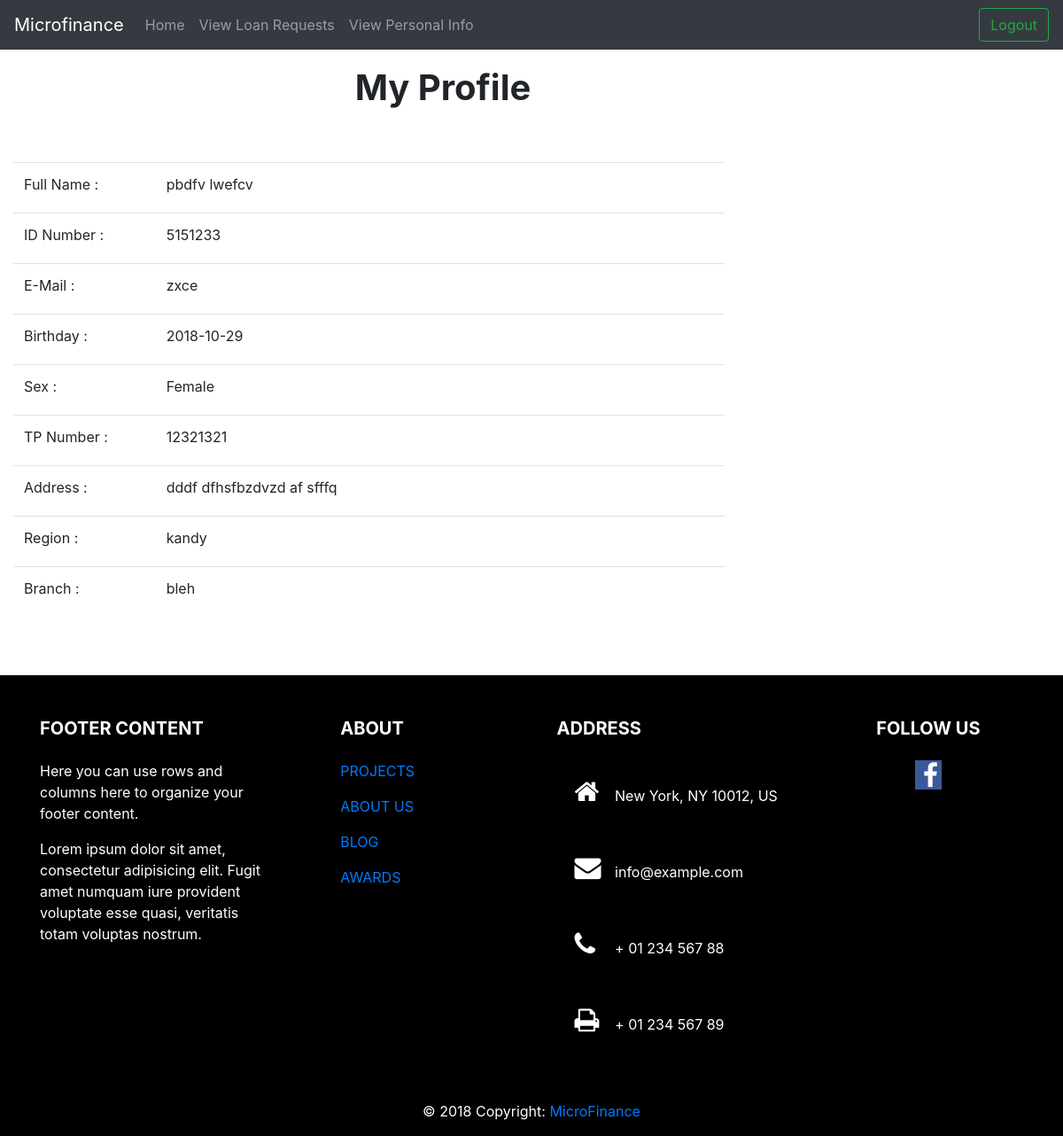
The page /Officer/viewpdetails.php (signed in) on the database as committed earlier.
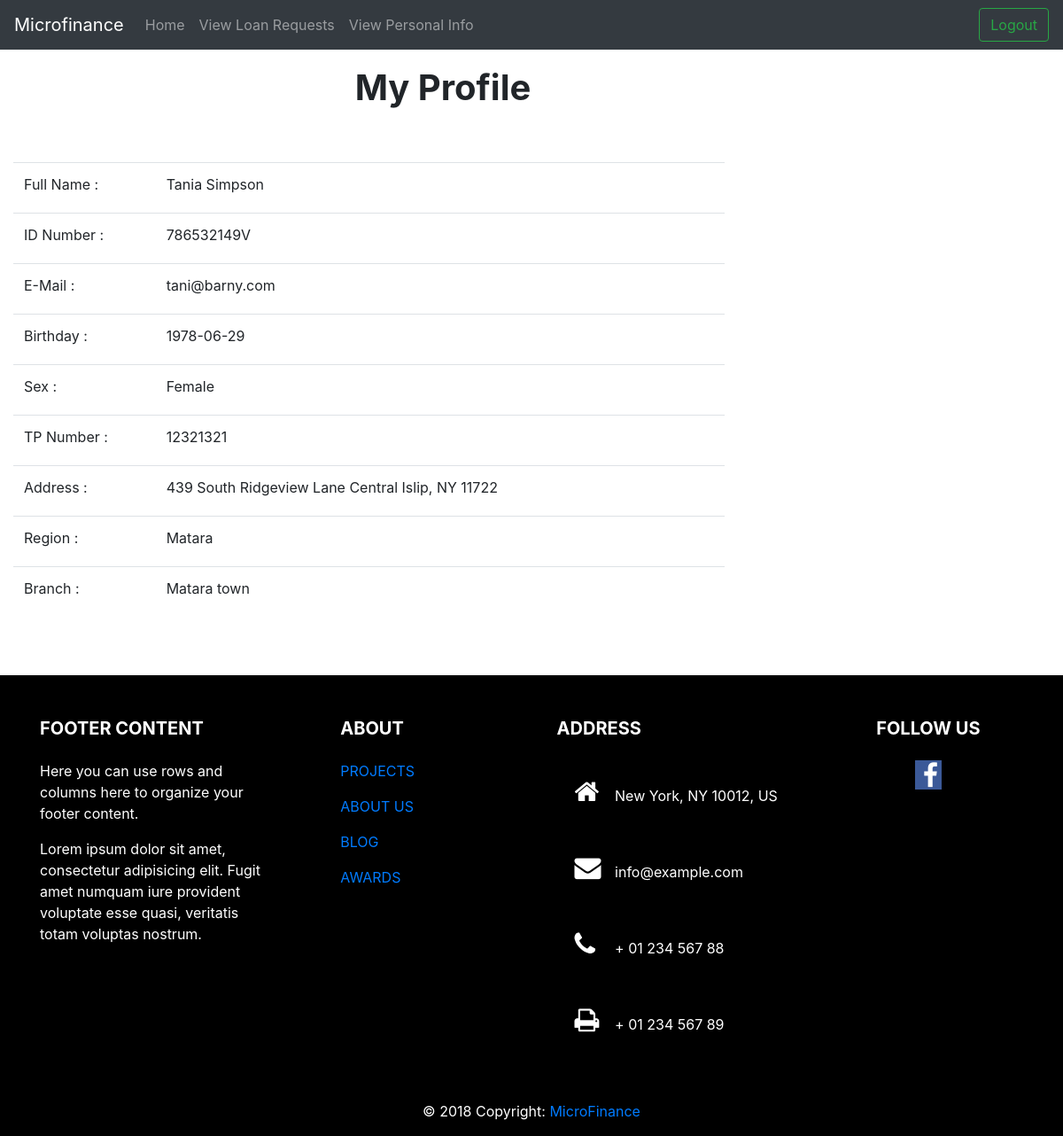
The same page on the database as committed later.
### tables this page shows
CREATE TABLE `officers` (
  `officer_id` int(10) NOT NULL,
  `first_name` varchar(15) DEFAULT NULL,
  `last_name` varchar(15) DEFAULT NULL,
  `email` varchar(30) DEFAULT NULL,
  `birthday` date DEFAULT NULL,
  `nic` varchar(11) DEFAULT NULL,
  `tele_phone` int(10) DEFAULT NULL,
  `address` text,
  `gender` enum('Male','Female') DEFAULT NULL,
  `region` varchar(20) DEFAULT NULL,
  `branch` varchar(20) DEFAULT NULL
);

### Classes/officer.php (called while the page is built, shortened)
<?php
class officer
{
    private $officer_id;
    public function getOfficerId()
    {
        return $this->officer_id;
    }
}

### Officer/viewpdetails.php (the view, shortened to what the changed rows need)
<!doctype html>
<html lang="en">
<head>
    <link rel="stylesheet" href="https://cdnjs.cloudflare.com/ajax/libs/font-awesome/4.7.0/css/font-awesome.min.css">
<link href="../css/custom.css" rel="stylesheet">
    <?php
    require_once '../Classes/officer.php';
    ?>
    <link rel="stylesheet" href="https://stackpath.bootstrapcdn.com/bootstrap/4.1.3/css/bootstrap.min.css"
>
</head>
<body>
<main role="main">
    <div id="content" class="col-lg-10 col-sm-10">
        <h1 align="center"><b>My Profile</b></h1>
        <div class=" row" align="center">
            <div class="col-lg-10" align="left">
                <?php
                $dataconnect = new DbConnect();
                $link = $dataconnect->connect();
                $id = $_SESSION['officer']->getOfficerId();
                $query = "SELECT * FROM officers WHERE officer_id ='$id'";
                $result = mysqli_query($link, $query);
                while ($row = mysqli_fetch_array($result)) {
                    ?>
                    <form action=../Client/editprofile.php method="POST">
                        <table style='margin-top:50px;' class="table">
                            <tr>
                                <td class="lcolumn" width="20%"><label for="full name">Full Name </label> :</td>
                                <td><?php echo '<label  name="fullname" class="add1">' . $row['first_name'] . ' ' . $row['last_name'] . '</label></br>' ?></td>
                            </tr>
                            <tr>
                                <td class="lcolumn" width="20%"><label for="id">ID Number </label> :</td>
                                <td><?php echo '<label  name="nic" class="add1">' . $row['nic'] . '</label></br>' ?></td>
                            </tr>
                            <tr>
                                <td class="lcolumn" width="20%"><label for="email">E-Mail </label> :</td>
                                <td><?php echo '<label  name="email" class="add1">' . $row['email'] . '</label></br>' ?></td>
                            </tr>
                            <tr>
                                <td class="lcolumn" width="20%"><label for="birthday">Birthday </label> :</td>
                                <td><?php echo '<label  name="birthday" class="add1">' . $row['birthday'] . '</label></br>' ?></td>
                            </tr>
                            <tr>
                                <td class="lcolumn" width="20%"><label for="gender">Sex </label> :</td>
                                <td><?php echo '<label  name="gender" class="add1">' . $row['gender'] . '</label></br>' ?></td>
                            </tr>
                            <tr>
                                <td class="lcolumn" width="20%"><label for="phone">TP Number </label> :</td>
                                <td><?php echo '<label  name="phone" class="add1">' . $row['tele_phone'] . '</label></br>' ?></td>
                            </tr>
                            <tr>
                                <td class="lcolumn" width="20%"><label for="adress">Address </label> :</td>
                                <td><?php echo '<label  name="address" class="add1">' . $row['address'] . '</label></br>' ?></td>
                            </tr>
                            <tr>
                                <td class="lcolumn" width="20%"><label for="region">Region </label> :</td>
                                <td><?php echo '<label  name="address" class="add1">' . $row['region'] . '</label></br>' ?></td>
                            </tr>
                            <tr>
                                <td class="lcolumn" width="20%"><label for="branch">Branch </label> :</td>
                                <td><?php echo '<label  name="address" class="add1">' . $row['branch'] . '</label></br>' ?></td>
                            </tr>
                        </table>
                    </form>
                    <?php
                }
                ?>
            </div>
        </div>
    </div>
</main>
</body>
</html>

Rows that differ between the two databases and show on the page:
changed officers "Female": first_name "pbdfv" → "Tania"; last_name "lwefcv" → "Simpson"; nic "5151233" → "786532149V"; email "zxce" → "tani@barny.com"; birthday "2018-10-29" → "1978-06-29"; address "dddf dfhsfbzdvzd af sfffq" → "439 South Ridgeview Lane Central Islip, NY 11722"; region "kandy" → "Matara"; branch "bleh" → "Matara town"
